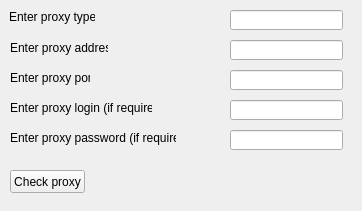
<?xml version="1.0" encoding="UTF-8"?>
<ui version="4.0">
 <class>ProxyChecker</class>
 <widget class="QMainWindow" name="ProxyChecker">
  <property name="geometry">
   <rect>
    <x>0</x>
    <y>0</y>
    <width>362</width>
    <height>211</height>
   </rect>
  </property>
  <property name="windowTitle">
   <string>ProxyChecker 1.0</string>
  </property>
  <widget class="QWidget" name="centralwidget">
   <widget class="QLabel" name="label">
    <property name="geometry">
     <rect>
      <x>9</x>
      <y>9</y>
      <width>86</width>
      <height>16</height>
     </rect>
    </property>
    <property name="text">
     <string>Enter proxy type:</string>
    </property>
   </widget>
   <widget class="QLabel" name="label_2">
    <property name="geometry">
     <rect>
      <x>10</x>
      <y>40</y>
      <width>98</width>
      <height>16</height>
     </rect>
    </property>
    <property name="text">
     <string>Enter proxy address</string>
    </property>
   </widget>
   <widget class="QLabel" name="label_3">
    <property name="geometry">
     <rect>
      <x>10</x>
      <y>70</y>
      <width>80</width>
      <height>16</height>
     </rect>
    </property>
    <property name="text">
     <string>Enter proxy port</string>
    </property>
   </widget>
   <widget class="QLabel" name="label_4">
    <property name="geometry">
     <rect>
      <x>10</x>
      <y>100</y>
      <width>142</width>
      <height>16</height>
     </rect>
    </property>
    <property name="text">
     <string>Enter proxy login (if required)</string>
    </property>
   </widget>
   <widget class="QLabel" name="label_5">
    <property name="geometry">
     <rect>
      <x>10</x>
      <y>130</y>
      <width>166</width>
      <height>16</height>
     </rect>
    </property>
    <property name="text">
     <string>Enter proxy password (if required)</string>
    </property>
   </widget>
   <widget class="QPushButton" name="pushButton">
    <property name="geometry">
     <rect>
      <x>10</x>
      <y>170</y>
      <width>75</width>
      <height>23</height>
     </rect>
    </property>
    <property name="text">
     <string>Check proxy</string>
    </property>
   </widget>
   <widget class="QLineEdit" name="lineEdit">
    <property name="geometry">
     <rect>
      <x>230</x>
      <y>10</y>
      <width>113</width>
      <height>20</height>
     </rect>
    </property>
   </widget>
   <widget class="QLineEdit" name="lineEdit_2">
    <property name="geometry">
     <rect>
      <x>230</x>
      <y>40</y>
      <width>113</width>
      <height>20</height>
     </rect>
    </property>
   </widget>
   <widget class="QLineEdit" name="lineEdit_3">
    <property name="geometry">
     <rect>
      <x>230</x>
      <y>70</y>
      <width>113</width>
      <height>20</height>
     </rect>
    </property>
   </widget>
   <widget class="QLineEdit" name="lineEdit_4">
    <property name="geometry">
     <rect>
      <x>230</x>
      <y>130</y>
      <width>113</width>
      <height>20</height>
     </rect>
    </property>
   </widget>
   <widget class="QLineEdit" name="lineEdit_5">
    <property name="geometry">
     <rect>
      <x>230</x>
      <y>100</y>
      <width>113</width>
      <height>20</height>
     </rect>
    </property>
   </widget>
   <widget class="QLabel" name="label_6">
    <property name="geometry">
     <rect>
      <x>100</x>
      <y>170</y>
      <width>241</width>
      <height>20</height>
     </rect>
    </property>
    <property name="text">
     <string/>
    </property>
   </widget>
  </widget>
 </widget>
 <resources/>
 <connections/>
</ui>
